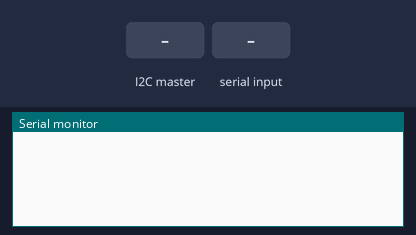
The sketch below on a simulated Arduino Uno, built with avr-gcc and run on an emulated ATmega328P. Parts: the last lines printed to the serial monitor. The test bench sets the inputs (shaded band).

Above: at 1.2 s.
1.3 s: the I2C master sends "o"
At 2.1 s:
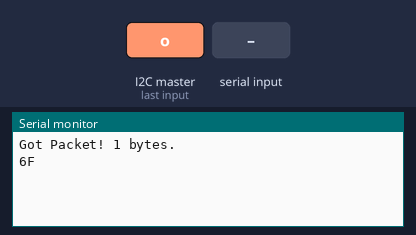
2.8 s: "o" received over Serial
At 3.6 s:
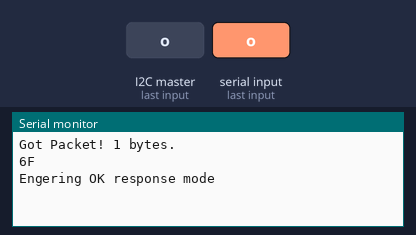
4.3 s: the I2C master sends "u"
At 5.5 s:
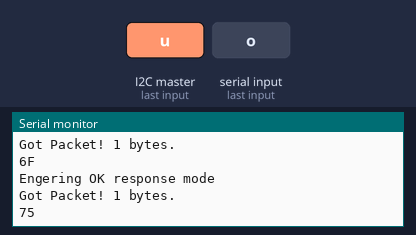
5.8 s: "u" received over Serial
At 7.0 s:
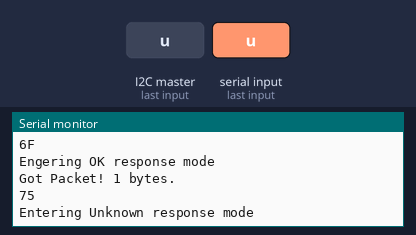
7.3 s: the I2C master sends the byte 90
At 7.8 s:
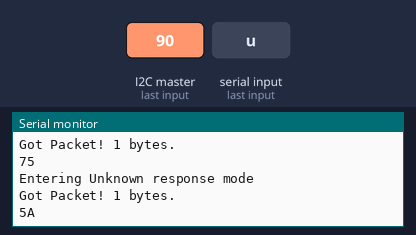
8.8 s: "e" received over Serial
At 9.4 s:
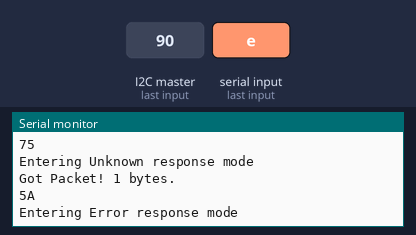

Measured:
- after the input at 1.3 s, the serial monitor: prints a new line at once (image 1)
- after the input at 2.8 s, the serial monitor: prints a new line at once (image 2)
- after the input at 4.3 s, the serial monitor: prints a new line at once (image 3)
- after the input at 5.8 s, the serial monitor: prints a new line at once (image 4)
- after the input at 7.3 s, the serial monitor: prints a new line at once (image 5)
- after the input at 8.8 s, the serial monitor: prints a new line at once (image 6)

The sketch:

slave_dummy.ino
```cpp
// TWI/I2C Bandwidth & Error Rate Test Bench - Slave code
// Ben Weiss
// Modified from sample code by Nicholas Zambetti <http://www.zambetti.com>
// additional source from http://graphics.stanford.edu/~seander/bithacks.html#CountBitsSetNaive

#include <Wire.h>

#define SLAVE_ADDR   2
#define MAX_BYTES_PER_PACKET  30

typedef enum __attribute__ ((__packed__)) {
  IMC_RSP_OK,
  IMC_RSP_UNKNOWN,
  IMC_RSP_ERROR,
  IMC_RSP_QUEUEFULL
} imc_response_type;

uint8_t resp = 0;
imc_response_type mode = IMC_RSP_OK;

void setup()
{
  Wire.begin(SLAVE_ADDR);                // join i2c bus with address #4
  Wire.onReceive(receiveEvent); // register event
  Wire.onRequest(requestEvent); // register event
  Serial.begin(9600);           // start serial for output
}

void loop()
{
  if( Serial.available() > 0 )
  {
    char c = Serial.read();
    switch(c)
    {
      case 'o': case 'O':
        Serial.println("Engering OK response mode");
        mode = IMC_RSP_OK;
        break;
      case 'u': case 'U':
        Serial.println("Entering Unknown response mode");
        mode = IMC_RSP_UNKNOWN;
        break;
      case 'e': case 'E':
        Serial.println("Entering Error response mode");
        mode = IMC_RSP_ERROR;
        break;
      case 'q': case 'Q':
        Serial.println("Entering Queuefull response mode");
        mode = IMC_RSP_QUEUEFULL;
        break;
    }
  }
}

// function that executes whenever data is received from master
// this function is registered as an event, see setup()
void receiveEvent(int howMany)
{
  Serial.print("Got Packet! ");
  Serial.print(howMany);
  Serial.println(" bytes.");

  while(Wire.available())
  {
    Serial.print((int)Wire.read(),HEX);
    Serial.print(" ");
  }
  Serial.println("");
  //resp = 1;
}

// function that executes whenever data is requested by master
// this function is registered as an event, see setup()
void requestEvent()
{
  Serial.print("Requested byte: Sending ");
  Serial.print("\\");
  Serial.print(mode, HEX);
  Wire.write(mode);
  if( IMC_RSP_OK == mode )
  {
    for(int i = 0; i < 10; i++)
    {
      Serial.print("\\");
      Serial.print(resp, HEX);
      Wire.write(resp++);
    }
  }
  Serial.println("");

}
```
